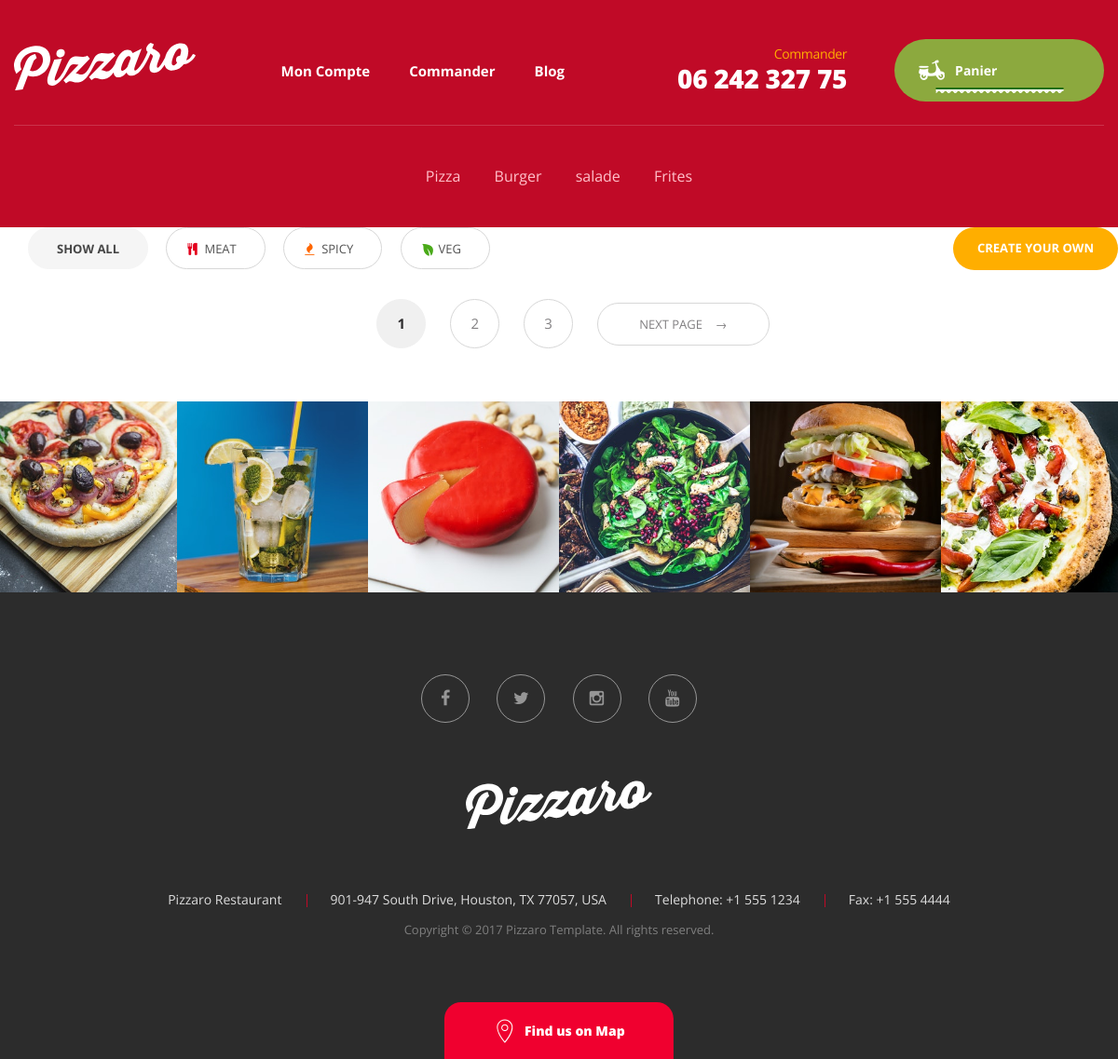
/store/, run on the app's committed database.
### category/models.py (models this page shows, shortened)
class Category(models.Model):
	category_name = models.CharField('Nom Categorie', max_length=100, blank=True)
	slug          = models.SlugField(max_length=200 ,unique=True)
	description   = models.TextField(max_length=200, blank=True)
	images        = models.ImageField(upload_to='photos/categorie', blank=True)
	class Meta:
		verbose_name = 'Categorie'
		verbose_name_plural = 'Categories'
	def get_url(self):
		return reverse('product_by_category', args=[self.slug])

### store/views.py (the view)
# urls.py: path('store/', include('store.urls')),
def store(request, category_slug=None):
	categories = None
	products = None
	if category_slug != None:
		categories = get_object_or_404(Category, slug=category_slug)
		products = Product.objects.filter(category=categories, is_available=True)
		product_count = products.count()
	else:
		products = Product.objects.filter(category=categories, is_available=True)
		product_count = products.count()
	context = {
		'products' : products,
		'product_count' : product_count,
	}
	return render(request, 'store/store.html', context)

### category/context_processors.py (called while the page is built)
def category_menu(request):
	link = Category.objects.all()
	return dict(link=link)

### daily_pizza/context_processors.py (called while the page is built)
def daily(request):
	daily_pizza = Daily_Pizza.objects.all()
	return dict(daily_pizza=daily_pizza)

### templates/store/store.html (shortened to what this page needs)
{% extends "base.html" %}
{% load static %}
{% block content %}
<div id="content" class="site-content" tabindex="-1">
            <div class="col-full">
               <div class="pizzaro-sorting">
                  <div class="food-type-filter">
                     <div class="clear-food-type-filter chosen"><a href="#">Show All</a>
                     </div>
                     <div class="widget woocommerce widget_layered_nav">
                        <ul>
                           <li class="wc-layered-nav-term "><a href="#">Meat</a> <span class="food-type-icon"><i class="fa fa-cutlery"></i></span></li>
                           <li class="wc-layered-nav-term "><a href="#">Spicy</a> <span class="food-type-icon"><i class="fa fa-fire"></i></span></li>
                           <li class="wc-layered-nav-term "><a href="#">Veg</a> <span class="food-type-icon"><i class="po po-veggie-icon"></i></span></li>
                        </ul>
                     </div>
                     <div class="create-your-own"><a href="single-product-v3.html">Create your own</a></div>
                  </div>
               </div>
               <div id="primary" class="content-area">
                  <main id="main" class="site-main" >
                     <nav class="woocommerce-pagination">
                        <ul class="page-numbers">
                           <li><span class="page-numbers current">1</span></li>
                           <li><a class="page-numbers" href="#">2</a></li>
                           <li><a class="page-numbers" href="#">3</a></li>
                           <li><a class="next page-numbers" href="#">Next Page &nbsp;&nbsp;&nbsp;→</a></li>
                        </ul>
                     </nav>
                  </main>
               </div>
            </div>
         </div>
{% endblock content %}

### templates/includes/navbar.html (shortened to what this page needs)
{% load static %}
<header id="masthead" class="site-header header-v1"  style="background-image: none; ">
            <div class="col-full">
               <div class="header-wrap">
                  <div class="site-branding">
                     <a href="{% url 'home' %}" class="custom-logo-link" rel="home">
                     </a>
                  </div>
                  <nav id="site-navigation" class="main-navigation"  aria-label="Primary Navigation">
                     <div class="primary-navigation">
                        <ul id="menu-main-menu" class="menu nav-menu" aria-expanded="false">
                           <li class="menu-item"><a href="store-locator.html">Mon Compte</a></li>
                           <li class="menu-item"><a href="shop-grid-3-column.html">Commander</a></li>
                           <li class="menu-item"><a href="blog.html">Blog</a></li>
                        </ul>
                     </div>
                  </nav>
                  <div class="header-info-wrapper">
                     <div class="header-phone-numbers">
                        <span class="intro-text">Commander</span>
                        <span id="city-phone-number-label" class="phone-number">06 242 327 75</span>
                     </div>
                     <ul class="site-header-cart-v2 menu">
                        <li class="cart-content ">
                           <a href="cart.html" title="View your shopping cart">
                           <i class="po po-scooter"></i>
                           <span>Panier</span>
                           </a>
                           <ul class="sub-menu">
                              <li>
                              </li>
                           </ul>
                        </li>
                     </ul>
                  </div>
               </div>
               <div class="pizzaro-secondary-navigation">
                  <nav class="secondary-navigation"  aria-label="Secondary Navigation">
                     <ul  class="menu">
                     {% for category in link  %}
                        <li class="menu-item"><a href="{{ category.get_url }}">{{ category.category_name }}</a></li>
                     {% endfor %}
                     </ul>
                  </nav>
               </div>
            </div>
         </header>

### static/css/colors/red.css (style rules this page uses)
button, .button, #scrollUp, .header-v1, .header-v2, .header-v3, .header-v4, .header-v5, .added_to_cart, input[type="reset"], input[type="submit"], input[type="button"], .dark .create-your-own a, .owl-dots .owl-dot.active, .pizzaro-handheld-footer-bar, .widget_nav_menu .menu li:hover, .related > h2:first-child:after, .upsells > h2:first-child:after, .widget_nav_menu .menu li::after, .section-products .section-title:after, .pizzaro-handheld-footer-bar ul li > a, .banners .banner .caption .banner-price, .section-tabs .nav .nav-item.active a::after, .products-with-gallery-tabs.section-tabs .nav, .section-recent-post .post-info .btn-more:hover, .section-sale-product .price-action .button:hover, .list-no-image-view ul.products li.product::before, .woocommerce-account .customer-login-form h2::after, .section-coupon .caption .coupon-info .button:hover, .page-template-template-homepage-v2 .header-v2.stuck, .woocommerce-cart .pizzaro-order-steps ul .cart .step, .list-no-image-cat-view ul.products li.product::before, .pizzaro-handheld-footer-bar ul li.search .site-search, .widget.widget_price_filter .ui-slider .ui-slider-handle, .list-no-image-view .products .owl-item > .product::before, .list-no-image-view ul.products li.product .button:hover, .woocommerce-checkout .pizzaro-order-steps ul .cart .step, .woocommerce-cart .cart-collaterals + .cross-sells h2::after, .footer-v1.site-footer .site-address .address li + li::before, .list-no-image-cat-view ul.products li.product .button:hover, .header-v4.lite-bg .primary-navigation .menu > li > a::before, .woocommerce-checkout .pizzaro-order-steps ul .checkout .step, .kc-section-tab.kc_tabs .kc_tabs_nav > .ui-tabs-active > a::after, .list-no-image-view .products .owl-item > .product .button:hover, .page-template-template-homepage-v6 .footer-social-icons ul li a:hover, .list-view.left-sidebar.columns-1 ul.products li.product .button:hover, .products-card .media .media-left ul.products li.product .button:hover, .products-card .media .media-right ul.products li.product .button:hover, .page-template-template-homepage-v6 .primary-navigation > ul > li:hover, .list-view.right-sidebar.columns-1 ul.products li.product .button:hover, .page-template-template-homepage-v6 .secondary-navigation .menu li:hover, .page-template-template-homepage-v6 .secondary-navigation .menu li::after, .page-template-template-homepage-v6 .main-navigation ul.menu ul li:hover > a, .list-view.left-sidebar.columns-1 .products .owl-item > .product .button:hover, .list-view.right-sidebar.columns-1 .products .owl-item > .product .button:hover, .woocommerce-order-received.woocommerce-checkout .pizzaro-order-steps ul .step, .page-template-template-homepage-v6 .main-navigation ul.nav-menu ul li:hover > a, .page-template-template-homepage-v2 .products-with-gallery-tabs.section-tabs .nav, .stretch-full-width .store-locator .store-search-form form .button, .banner.social-block .caption .button:hover, .wpsl-search #wpsl-search-btn, .lite-bg.header-v4 .primary-navigation .menu .current-menu-item > a::before { background-color: #c00a27; }
.section-events .section-title, .section-product-categories .section-title, .section-products-carousel-with-image .section-title, .section-product .product-wrapper .product-inner header .sub-title, .section-recent-post .post-info .btn-more, .section-coupon .caption .coupon-code, .widget_layered_nav li:before, .product_list_widget .product-title, .product_list_widget li > a, #payment .payment_methods li label a:hover, article.post.format-link .entry-content p a, .page-template-template-contactpage .store-info a { color: #c00a27; }

### data on the page
Category: category_name "Pizza"
Category: category_name "Burger"
Category: category_name "salade"
Category: category_name "Frites"
